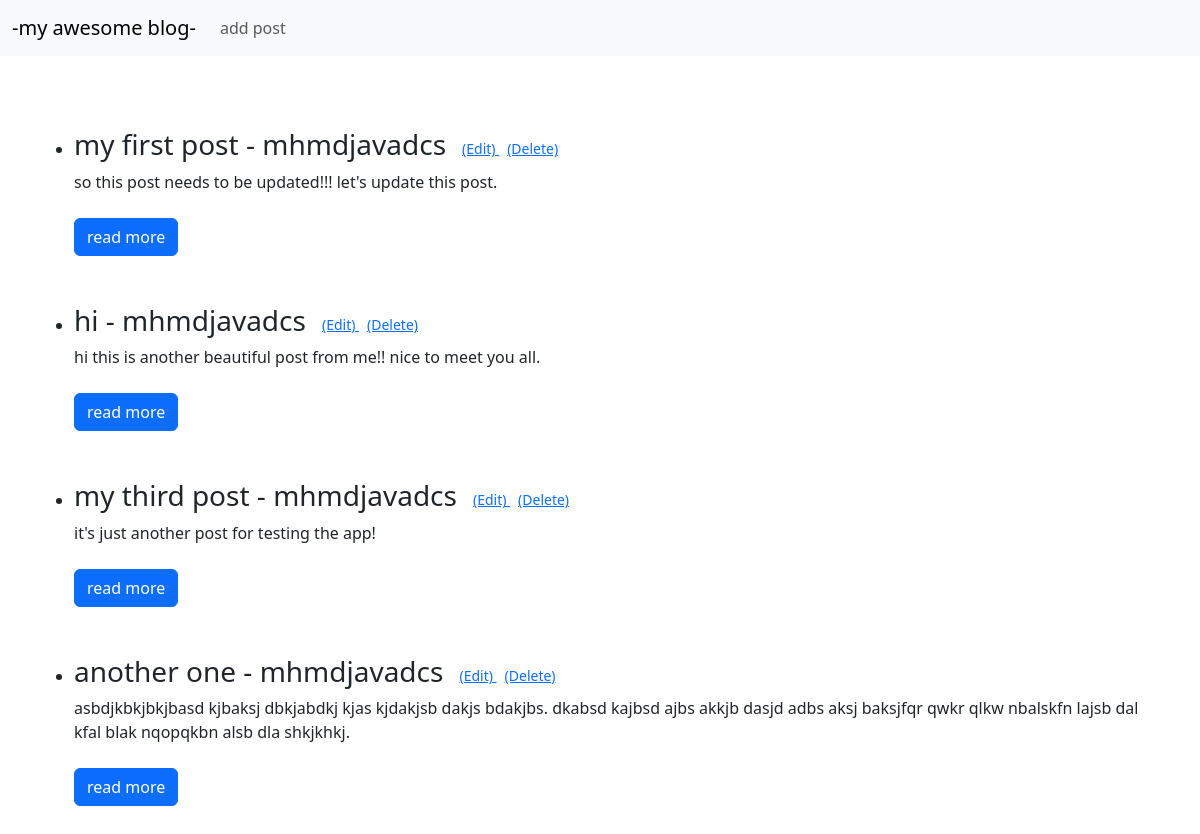
Before: / with the older database file.
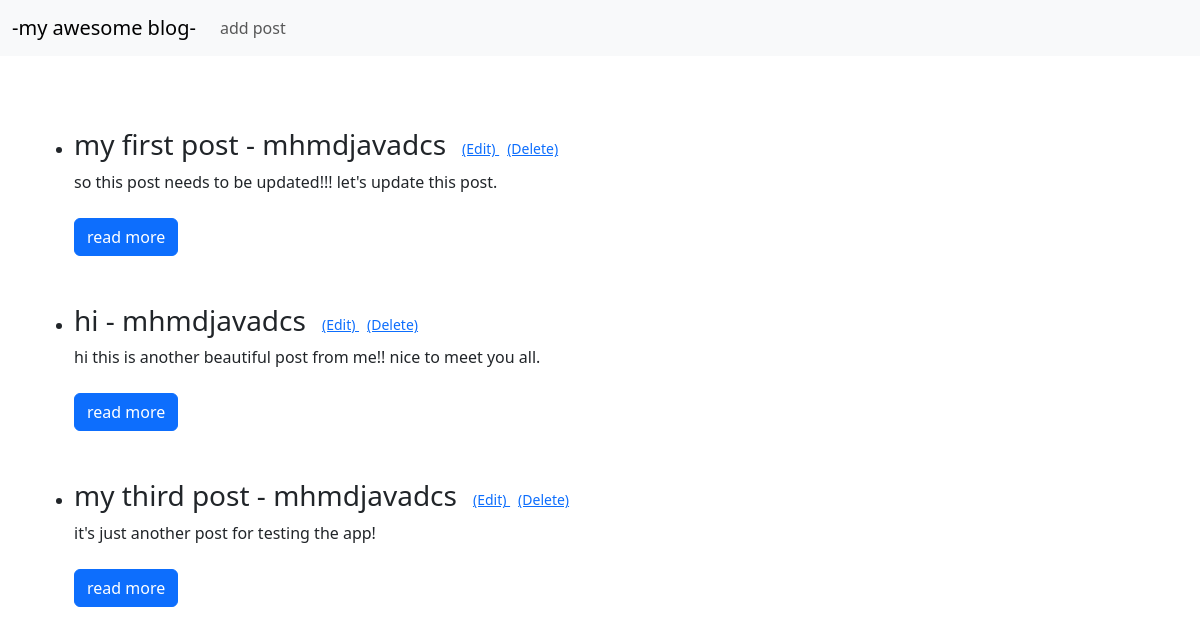
After: the same page with the newer database file.
### app/models.py (models this page shows, shortened)
class Post(models.Model):
    title = models.CharField(max_length=255)
    author = models.ForeignKey(User, on_delete=models.CASCADE)
    body = models.TextField()

### app/views.py (the view)
# urls.py: path('', HomeView.as_view(), name='home_page'),
class HomeView(ListView):
    model = Post
    template_name = 'home_page.html'

### app/templates/home_page.html (shortened to what this page needs)
{% extends 'base.html' %}
{% block base %}
    <br/>
    <br/>
    <br/>
    <section id="main" class="container">
        <ul>
            {% for post in object_list %}
                <li class="blog__post">
                    <div class="title">
                        <h3>
                            {{post.title}} - {{post.author}}
                        </h3>
                        <small>
                            <a href={% url 'update_post' post.pk %}>
                                (Edit)
                            </a>
                            <a href={% url 'delete_post' post.pk %}>
                                (Delete)
                            </a>
                        </small>
                    </div>
                    {{post.body}}
                    <br/>
                    <br/>
                    <a href={% url 'post_detail' post.pk %} class="btn btn-primary">read more</a>
                </li>
                <br/>
                <br/>
            {% endfor %}
        </ul>
    </section>
{% endblock %}

Changed rows visible on the page:
removed Post: title "another one", author "mhmdjavadcs", body "asbdjkbkjbkjbasd kjbaksj dbkjabdkj kjas kjdakjsb dakjs bdakjbs. dkabsd kajbsd ajbs akkjb dasjd adbs aksj baksjfqr qwkr qlkw nbalskfn lajsb dal kfal blak nqopqkbn alsb dla shkjkhkj."
